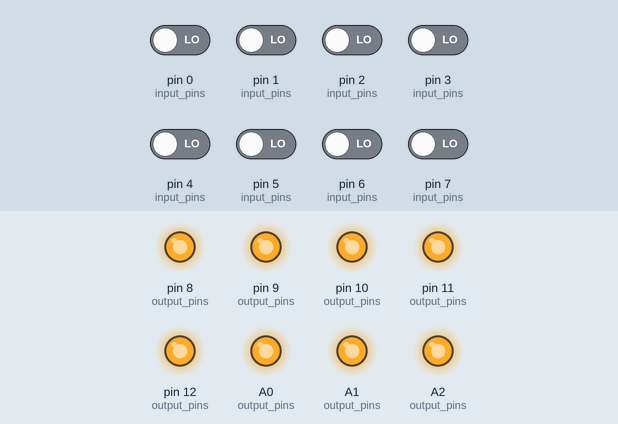
Simulated run of this sketch. Board: Arduino Uno, built with avr-gcc and run on an emulated ATmega328P. On the bench: output pins drawn as LEDs (lit = HIGH). Inputs (shaded band) come from the test bench; at power-on: pin 0 (input_pins), pin 1 (input_pins), pin 2 (input_pins), pin 3 (input_pins), pin 4 (input_pins), pin 5 (input_pins), pin 6 (input_pins), pin 7 (input_pins) LOW.

Above: at 0.1 s.
At 17.0 s:
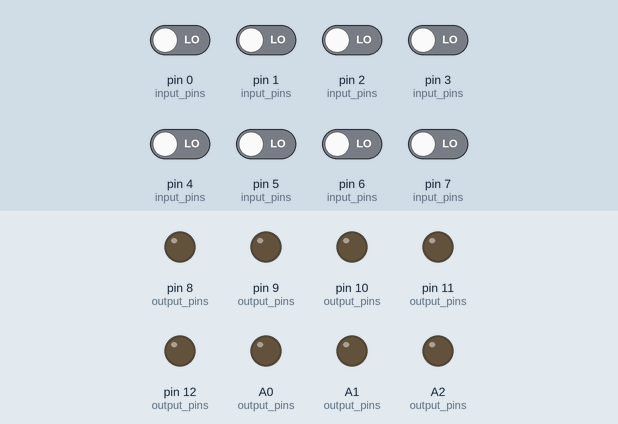
Timing chart, 0 to 18.5 s (numbered marks = the images above):
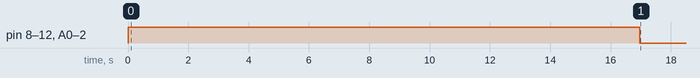

The sketch:

garden_timer.ino
```cpp
// Quick timer program written to help in a home
// irrigation scheme to check that everything is
// still alive
// Author: William Thomas (tau2pi4u)
// If for some strange reason someone wants to extend
// this or use it for something else, just give me
// credit
// Mess about with this define to change the time
// period before it times out
#define TIMEOUT_PERIOD 1000 // Timeout period in seconds
#define INPUT_PINS {0, 1, 2, 3, 4, 5, 6, 7}
#define OUTPUT_PINS {8, 9, 10, 11, 12, A0, A1, A2}

// Leave these alone
#define TIMEOUT_PERIOD_MS TIMEOUT_PERIOD * 1000
#define ACTIVE_SIGNAL HIGH
#if (ACTIVE_SIGNAL == HIGH)
#define INACTIVE_SIGNAL LOW
#else
#define INACTIVE_SIGNAL HIGH
#endif

const int input_pins[8] = INPUT_PINS;
const int output_pins[8] = OUTPUT_PINS;
unsigned long lastSeen[8];

void setup() {
  // put your setup code here, to run once:
  for(unsigned int i = 0; i < 8; i++)
  {
    pinMode(input_pins[i], INPUT);
    pinMode(output_pins[i], OUTPUT);
    digitalWrite(output_pins[i], ACTIVE_SIGNAL);
    lastSeen[i] = 0;
  }
}

void loop() {
  // put your main code here, to run repeatedly:
  for(unsigned int i = 0; i < 8; i++)
  {
    if(digitalRead(input_pins[i]) == ACTIVE_SIGNAL)
    {
      lastSeen[i] = millis();
      digitalWrite(output_pins[i], ACTIVE_SIGNAL);
    }
    else if(lastSeen[i] + TIMEOUT_PERIOD_MS < millis())
    {
      digitalWrite(output_pins[i], INACTIVE_SIGNAL);
    }
  }
}
```

Measured:
- by itself, pin 8 (output_pins), pin 9 (output_pins), pin 10 (output_pins), pin 11 (output_pins), pin 12 (output_pins), A0 (output_pins), A1 (output_pins), A2 (output_pins): HIGH → LOW at 17.0 s
